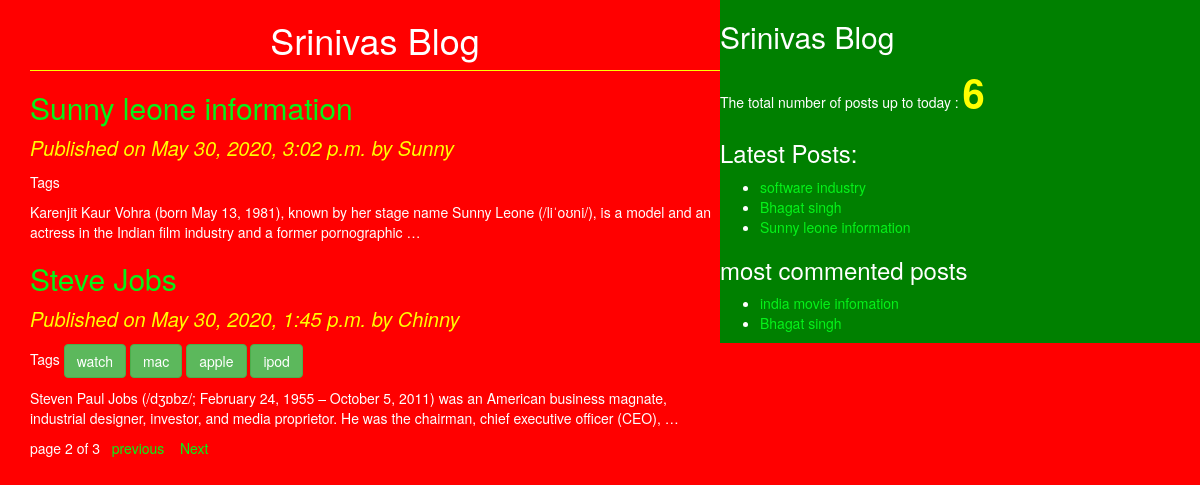
Screenshot of /?page=2 with the database file from the repository.
### blog/models.py (models this page shows, shortened)
class Post(models.Model):
    STATUS_CHOICES=(('draft','Draft'),('published','Published'))
    title=models.CharField(max_length=256)
    slug=models.SlugField(max_length=264,unique_for_date='publish')
    author=models.ForeignKey(User,related_name='blog_posts',on_delete=models.CASCADE)
    body=models.TextField(max_length=5000)
    publish=models.DateTimeField(default=timezone.now)
    created=models.DateTimeField(auto_now_add=True)
    updated=models.DateTimeField(auto_now=True)
    status=models.CharField(max_length=256,choices =STATUS_CHOICES,default='draft')
    objects=CustomManager()
    tags=TaggableManager()
    class Meta:
        ordering=('-publish',)
    def get_absoulte_url(self):
        return reverse('post_detail',args=[self.publish.year,self.publish.strftime('%m'),self.publish.strftime('%d'),self.slug])

### blog/views.py (the view)
# urls.py: path('', views.post_list_view),
def post_list_view(request,tag_slug=None):
    post_list=Post.objects.all()
    tag=None
    if tag_slug:
        tag=get_object_or_404(Tag,slug=tag_slug)
        post_list=post_list.filter(tags__in=[tag])
    paginator=Paginator(post_list,2)
    page_number=request.GET.get('page')
    try:
        post_list=paginator.page(page_number)
    except PageNotAnInteger:
        post_list=paginator.page(1)
    except EmptyPage:
        post_list=paginator.page(paginator.num_pages)
    return render(request,'blog/post_list.html',{'post_list':post_list,'tag':tag})

### blog/models.py (called while the page is built)
    def get_queryset(self):
        return super().get_queryset().filter(status='published')

### blog/templatetags/blog_tags.py (called while the page is built)
@register.simple_tag
def total_posts():
    return Post.objects.count()

@register.inclusion_tag('blog/latest_posts123.html')
def show_latest_posts():
    latest_posts=Post.objects.order_by('-publish')[:3]
    return {'latest_posts':latest_posts}

@register.simple_tag
def get_most_commented_posts():
    return Post.objects.annotate(total_comments=Count('comments')).order_by('-total_comments')[:2]

### templates/blog/post_list.html (shortened to what this page needs)
<!DOCTYPE html>
{%extends 'blog/base.html'%}
{%block content%}
<h1>Srinivas Blog</h1>
{% for post in post_list%}
<a href="{{post.get_absoulte_url}}"><h2>{{post.title}} </h2></a>
<p id='date'>Published on {{post.publish}} by {{post.author|title}}</p>
<p>Tags
{% for tag in post.tags.all%}
<a href="{%url 'post_list_by_tag_name' tag.slug%}" class="btn btn-success">{{tag.name}}</a>
{%endfor%}
</p>
{{post.body|truncatewords:30|linebreaks}}
{%endfor%}
{%include 'blog/paginator.html' with page=post_list%}
{%endblock%}

### templates/blog/base.html (shortened to what this page needs)
<!DOCTYPE html>
{%load blog_tags%}
{%load static%}
<html lang="en" dir="ltr">
  <head>
    <link rel="stylesheet" href="https://stackpath.bootstrapcdn.com/bootstrap/3.4.1/css/bootstrap.min.css">
<link rel="stylesheet" href="{%static "css/blog.css" %}">
  </head>
  <body>
<div class="content">
  {%block content%}
  {%endblock%}
</div>
<div class="sidebar">
  <h2>Srinivas Blog</h2>
  <p>The total number of posts up to today :
<span id="pcount">{%total_posts%}</span>
    </p>
    <h3>Latest Posts:</h3>{%show_latest_posts%}
    <h3>most commented posts</h3>
    {% get_most_commented_posts as most_commented_posts%}
    <ul>
      {% for post in most_commented_posts %}
      <li>  <a href="{{post.get_absoulte_url}}">{{post.title}} </a></li>
      {%endfor%}
    </ul>
</div>
  </body>
</html>

### templates/blog/latest_posts123.html
<ul>
{% for post in latest_posts%}
<li><a href="{{post.get_absoulte_url}}">{{post.title}} </a></li>
{%endfor%}
</ul>

### static/css/blog.css (style rules this page uses)
.content { width:60%; float: left; padding: 0 0 0 30px; background: red; height: 100%; }
.sidebar { width:40%; float: right; padding: 10 ; background: green; height: 100%; }
h1 { text-align: center; border-bottom: 1px solid yellow; padding-bottom: 10px; }
body { color: white; background: red; }
#date { color: yellow; font-size: 20px; font-style: italic; }
a { color:#05f219; }
#pcount { font-size: 40px; color: yellow; font-weight: bold; }

### rows the page displays
Post: title "Sunny leone information", publish "May 30, 2020, 3:02 p.m.", author "Sunny", body "Karenjit Kaur Vohra (born May 13, 1981), known by her stage name Sunny Leone (/liˈoʊni/), is a model and an actress in the Indian film industry and a former pornographic …"
Post: title "Steve Jobs", publish "May 30, 2020, 1:45 p.m.", author "Chinny", body "Steven Paul Jobs (/dʒɒbz/; February 24, 1955 – October 5, 2011) was an American business magnate, industrial designer, investor, and media proprietor. He was the chairman, chief executive officer (CEO), …"
Tag: name "watch"
Tag: name "mac"
Tag: name "apple"
Tag: name "ipod"
Post: title "software industry"
Post: title "Bhagat singh"
Post: title "india movie infomation"

### other values shown
{{ page.number }} "2"
{{ page.paginator.num_pages }} "3"
